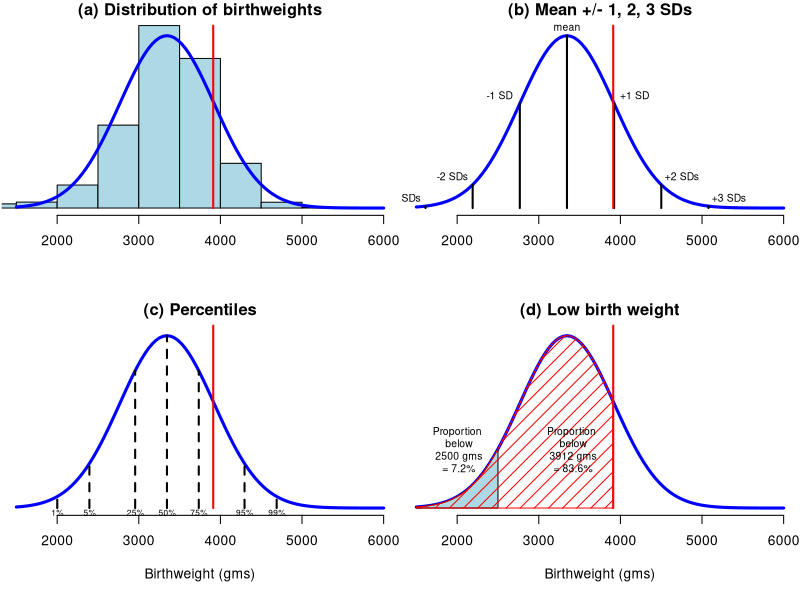

Here is the R script that generated this plot:
## ---- chunk 1
knitr::opts_chunk$set(echo = FALSE, warning = FALSE, message = FALSE)
## ---- chunk 2
weights=c(1500, 2000, 2500, 3000, 3500, 4000, 4500,5000,5500) #modified
#categories from 2020 UK Data
mids=weights-250 # Note the DS original is +250, but this does not work for UK
#data as the numbered is the UPPER bound of the weight category in the ONS stats.
#So the babies in the '2000' bin weigh 1500-1999, so the midpoint is 1750, not
#2250
n=c(5015, 7103, 27554, 99220, 218442, 179088, 53530,6952,635) # numbers in each
#bin, UK2020
N=sum(n)  # total number of babies
area=N*500  # number * binwidth = total area of histogram

#I think lbw should be sum of groups 1-3 not 1-2 as in the book code. Using 1-3
#gives a result for the UK of 6.6% which tallies with the official stat given
#that I remove the 'no recorded weight' and 'implausible' categories'. I imagine
#that the DS book data has categories which may be the lower bound not the upper
#as in the UK data table.

lbw   = sum(n[1:3])   # number with low birth weight (less than 2500)
lbw.percent=100*lbw/N  # % low birth weight
# 6.6% which tallies with Nuffield stat for 2020.

## ---- chunk 3
print(N)
print(lbw)
print(lbw.percent)

#calculate mean and sd of population
# could use sheppard's correction

birth.mean=sum(n*mids/N)
birth.sd=sqrt( sum(n*(mids-birth.mean)^2)/N)

print(birth.mean) # note as a sense check this mean tallies broadly with that reported in the media around that time which is around 7lb 8oz - 3401g. Slight neg skew expected here I guess due to the mids calculation.
print(birth.sd)

# skewness and kurtosis of the grouped birthweight distribution
# (computed from bin midpoints and counts, like birth.mean and birth.sd above;
# the previous version computed them on the bin boundaries in 'weights' by mistake)
birth.skew = sum(n*(mids-birth.mean)^3)/N/birth.sd^3
birth.kurt = sum(n*(mids-birth.mean)^4)/N/birth.sd^4
print(birth.skew)
print(birth.kurt)
## ---- chunk 4

# per cent less than 2500 from normal approximation
lbw.est = 100 * pnorm(2500,birth.mean, birth.sd)
# 7.2%, not a bad approximation for UK figure which is about 6.6% from nuffield
print(lbw.est)
## ---- chunk 5
mbw.est = 100 * pnorm(3345, birth.mean, birth.sd)

print(mbw.est)
## ---- chunk 6

#25th, 50th and 75th percentiles of population
qnorm(0.25, birth.mean,birth.sd)
qnorm(0.50, birth.mean,birth.sd)
qnorm(0.75, birth.mean, birth.sd)
## ---- chunk 7
# percentile of baby weighing MONTY
xw = 3912
pnorm(xw, birth.mean,birth.sd)
#83rd percentile. Fairly large. Tallies with the numbers on record.
## ---- chunk 8
par(mfrow=c(2,2))
# setup plot ranges noting max of normal density is at mean
xrange <- c(1500,6000)
yrange <- range( c(n, area*dnorm(birth.mean, birth.mean, birth.sd), 0))
scale=0.6
par(mar=c(5,0,1,0)+0.1)

# (a) empirical distribution and fitted normal
plot(xrange, yrange, type = "n", xlab = "", ylab = "",
     bty="n",axes=F,main="(a) Distribution of birthweights", cex=scale)
axis(1,cex=scale) 
# draw bars using rect and density using curve
rect(weights, 0, weights - 500, n, col = "lightblue")
curve(area*dnorm(x, birth.mean, birth.sd), min(xrange), max(xrange), add = TRUE, 
      lwd=3, col="blue")
lines(c(xw,xw),yrange,col="red",lwd=2)
## ---- chunk 9
# (b)   plot with sds  
plot(xrange, yrange, type = "n", xlab = "", ylab = "",
     bty="n",axes=F,,main="(b) Mean +/- 1, 2, 3 SDs" )
axis(1)
curve(area*dnorm(x, birth.mean, birth.sd), min(xrange), max(xrange), add = TRUE, lwd=3, col="blue")
I=-3:3
x1=birth.mean+I*birth.sd
y1=area*dnorm(x1,birth.mean, birth.sd)
label=c("-3 SDs", "-2 SDs", "-1 SD", "mean", "+1 SD","+2 SDs", "+3 SDs")
bit=10000
xx=250
shift=c(-xx,-xx,-xx,0,xx,xx,xx)
for(i in 1:7){
  lines(c(x1[i],x1[i]), c(0,y1[i]),lwd=2)
  text(x1[i]+shift[i],y1[i]+bit,label[i],cex=0.75)
}
lines(c(xw,xw),yrange,col="red",lwd=2)
## ---- chunk 10
plot(xrange, yrange, type = "n", xlab = "Birthweight (gms)", ylab = "",
     bty="n",axes=F,,main="(c) Percentiles" )
axis(1)
curve(area*dnorm(x, birth.mean, birth.sd), min(xrange), max(xrange), add = TRUE,
      lwd=3, col="blue")
I=c(1,5,25,50,75,95,99)
x1=qnorm(I/100, birth.mean,birth.sd)
y1=area*dnorm(x1,birth.mean, birth.sd)
label=c("1%", "5%", "25%", "50%","75%","95%","99%")
bit=5000
for(i in 1:7){
  lines(c(x1[i],x1[i]), c(0,y1[i]),lwd=2,lty=2)
  text(x1[i],-bit,label[i],cex=0.6)
}
lines(c(xw,xw),yrange,col="red",lwd=2)

## ---- chunk 11
# (d)  Low birth weight  
plot(xrange, yrange, type = "n", xlab = "Birthweight (gms)", ylab = "",
     bty="n",axes=F,,main="(d) Low birth weight" )
axis(1)
curve(area*dnorm(x, birth.mean, birth.sd), min(xrange), max(xrange), add = TRUE,
      lwd=3, col="blue")
x1=seq(1500,2500,10)
y1=area*dnorm(x1,birth.mean, birth.sd)
polygon(c(x1,x1[101:1]),c(rep(0,101), y1[101:1]),col="lightblue")

lines(c(xw,xw),yrange,col="red",lwd=2)
x1=seq(1500,xw,10)
nx=length(x1)
y1=area*dnorm(x1,birth.mean, birth.sd)
polygon(c(x1,x1[nx:1]),c(rep(0,nx), y1[nx:1]),col="red",density=10)

text(2000,70000,"Proportion\n below\n 2500 gms\n = 7.2%",cex=0.75)
text(3400,70000,"Proportion\n below\n 3912 gms\n = 83.6%",cex=0.75)
